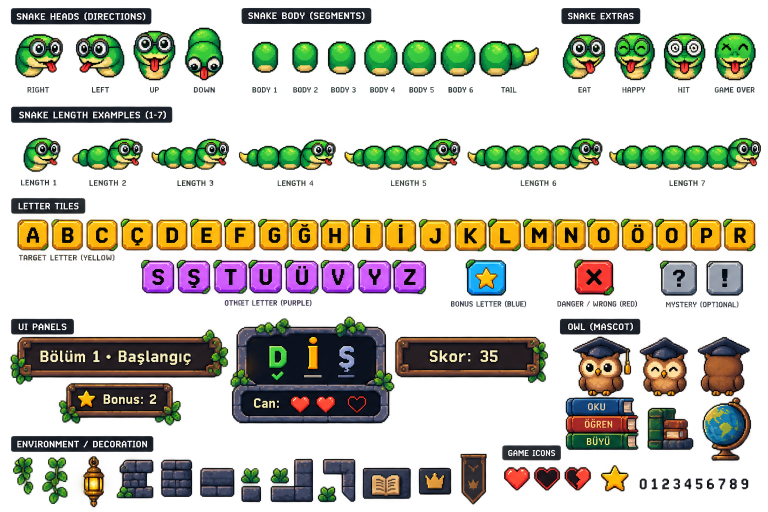
#> input picture godot-project/tools/source/sheets/ChatGPT Image 14 Eyl 2026 19_13_53.png, 1536 x 1024 px (shown at 1/2 size)
$ python -i build_stone_tiles2.py   (imports and definitions only)
#> lines starting #> are read from the running program, lines starting #| are printed output that depends on the picture
### godot-project/tools/_paths.py
# -*- coding: utf-8 -*-
"""Ortak yol çözümleyici — araçlar MUTLAK yol kullanmasın.

Tüm scriptler yollarını buradan alır. Böylece araçlar ister projenin içindeki
`godot-project/tools/` klasöründe, ister dışarıdaki `_tools/` klasöründe dursun
doğru klasörleri bulur.

  SCRIPT_DIR : bu dosyanın klasörü      (ara çıktılar buraya yazılır)
  PROJECT    : içinde project.godot olan klasör (yukarı doğru aranır)
  ASSETS     : PROJECT/assets
  SNAKE_PNG  : assets/snake/snake.png   (oyunun kullandığı atlas)
  UI_OUT     : assets/ui                (arayüz varlıkları)
  SHEETS     : kaynak kit sayfalarının klasörü ("snake_gorseller")
  SOURCE_KIT : yılan kiti PNG'si

`snake_gorseller` yukarı doğru aranır; başka bir yere taşıdıysan
HARF_YILANI_SHEETS ortam değişkeniyle yolunu verebilirsin.
"""
import os

SCRIPT_DIR = os.path.dirname(os.path.abspath(__file__))


# [12 lines left out: function _up, not called in this run]


# --- Godot projesi ---
# `_tools` klasörü projenin ÜSTÜNDE değil YANINDA duruyor, o yüzden yukarı
# doğru çıkarken bir de bilinen yerleşimi deniyoruz:
#     <üst klasör>/yilan_oyunu/godot-project
_HINT = "yilan_oyunu/godot-project"


def _find_project(start):
#> called with start = 'godot-project/tools'
    env = os.environ.get("HARF_YILANI_PROJECT")
    if env and os.path.exists(os.path.join(env, "project.godot")):
        return os.path.abspath(env)
    p = os.path.abspath(start)
    for _ in range(6):
        if os.path.exists(os.path.join(p, "project.godot")):
            return p
        hint = os.path.join(p, *_HINT.split("/"))
        if os.path.exists(os.path.join(hint, "project.godot")):
            return hint
        parent = os.path.dirname(p)
        if parent == p:
            break
        p = parent
#> further down, picture is the input picture: PIL image 1536x1024 RGBA; mean R, G, B, A 78.6, 81.8, 52.4, 93.4
    return None


PROJECT = _find_project(SCRIPT_DIR)

if PROJECT is None:
    raise SystemExit(
        "project.godot bulunamadı.\n"
        "  Bu araçlar Godot projesinin içinde (godot-project/tools/) ya da\n"
        "  hemen yanında (_tools/) durmalı. Farklı bir yerdeyse\n"
        "  HARF_YILANI_PROJECT ortam değişkeniyle proje yolunu ver.")

ASSETS = os.path.join(PROJECT, "assets")
SNAKE_PNG = os.path.join(ASSETS, "snake", "snake.png")
UI_OUT = os.path.join(ASSETS, "ui")

# --- Kaynak kit sayfaları ---
# Sıra: ortam değişkeni -> script'in yanındaki source/sheets -> yukarıda
# 'snake_gorseller' klasörü (projenin dışında duran klasik yerleşim).
SHEETS = os.environ.get("HARF_YILANI_SHEETS")
if not SHEETS:
    _local = os.path.join(SCRIPT_DIR, "source", "sheets")
    if os.path.isdir(_local):
        SHEETS = _local
    else:
        _base = _up(SCRIPT_DIR, "snake_gorseller")
        SHEETS = os.path.join(_base, "snake_gorseller") if _base else None

SOURCE_KIT = os.path.join(SCRIPT_DIR, "source", "kit_snake.png")
if not os.path.exists(SOURCE_KIT):
    SOURCE_KIT = (os.path.join(SHEETS, "ChatGPT Image 14 Eyl 2026 14_07_08.png")
                  if SHEETS else None)


# [11 lines left out: function sheet, not called in this run]

### godot-project/tools/build_stone_tiles2.py
# ============================================================================
# build_stone_tiles.py — Kit #8'den tas duvar / tehlike doseme sprite'lari
# ----------------------------------------------------------------------------
# Kaynak: snake_gorseller/ChatGPT Image 14 Eyl 2026 19_13_53.png (saydam zemin)
# Cikti : godot-project/assets/ui/obstacle_stone.png  (34x34, engel duvari)
#         godot-project/assets/ui/obstacle_spike.png  (34x34, kirmizi X)
#         _tools/_stone_probe.png                     (6x dogrulama zoomu)
#
# Kit'teki tas blogu: 2 KOLON x 4 SIRA, tugla ~31x19 px (yatay dikdortgen).
# 34x34 kareye en az bozulmayla oturmasi icin blogun UST 3 SIRASI alinir:
#   kaynak 66x58 -> 34x30 (kx 0.515 / ky 0.517, neredeyse TEK olcek) -> 34x34 tuvale ortalanir.
#
# Kullanim: python build_stone_tiles.py
# ============================================================================
import os

from PIL import Image, ImageEnhance

import _paths                                     # ortak yol çözümleyici
# [1 line that did not run here, left out]
# [1 line that did not run here, left out]
# [1 line that did not run here, left out]

CELL = 34
ALPHA_MIN = 200          # "dolu tas" esigi (yumusak golgeyi disarida birakir)
STONE_GAIN = 1.18        # tas lacivert zeminde kaybolmasin diye hafif parlaklik

STONE_WIN = (305, 898, 400, 1008)
SPIKE_WIN = (1140, 510, 1235, 600)      # kirmizi X karosu (DANGER)
BONUS_WIN = (923, 510, 1020, 600)       # mavi + altin yildiz karosu (BONUS)


# [25 lines left out: function solid_runs, not called in this run]


def to_cell(img, cell=CELL, keep_ratio=True, gain=1.0):
    """Sprite'i hucreye sigdirir (keep_ratio=False ise tam doldurur) ve ortalar."""
#> called with cell = 34, keep_ratio = True, gain = 1
    if keep_ratio:
        k = min(cell / img.size[0], cell / img.size[1])
#> k = 0.0221
        tw, th = max(1, round(img.size[0] * k)), max(1, round(img.size[1] * k))
#> tw = 34; th = 23
    else:
        tw = th = cell
    small = img.resize((tw, th), Image.LANCZOS)
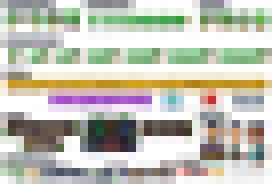
#> small: PIL image 34x23 RGBA (shown 8 times larger); mean R, G, B, A 70.2, 72, 46.3, 95.9; transparent parts drawn white
    if gain != 1.0:
        a = small.getchannel("A")
        rgb = ImageEnhance.Brightness(small.convert("RGB")).enhance(gain)
        small = rgb.convert("RGBA")
        small.putalpha(a)
    a = small.getchannel("A").point(lambda v: 255 if v > 110 else 0)
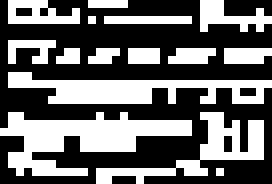
#> a: PIL image 34x23 L (shown 8 times larger); 41.2% white in thin lines or dots
    small.putalpha(a)
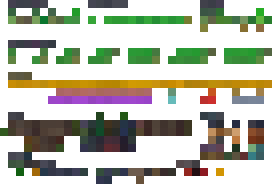
#> small: PIL image 34x23 RGBA (shown 8 times larger); mean R, G, B, A 70.2, 72, 46.3, 105; transparent parts drawn white
    tile = Image.new("RGBA", (cell, cell), (0, 0, 0, 0))
#> tile: PIL image 34x34 RGBA; every value is 0
    tile.paste(small, ((cell - tw) // 2, (cell - th) // 2))
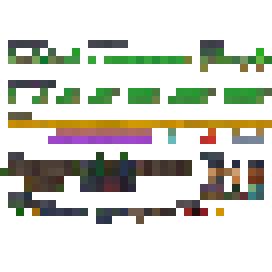
#> tile: PIL image 34x34 RGBA (shown 8 times larger); mean R, G, B, A 47.5, 48.7, 31.3, 71; transparent parts drawn white
    return tile


# [48 lines left out: functions crop_content, main, not called in this run]


# [2 lines not run here, left out]

>>> from PIL import Image
>>> picture = Image.open('source/sheets/ChatGPT Image 14 Eyl 2026 19_13_53.png')
>>> result = to_cell(picture)
